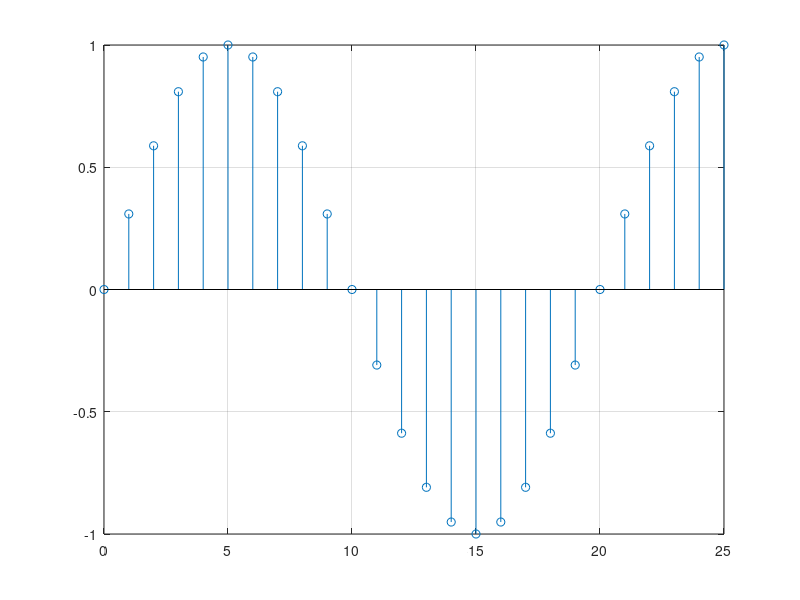

Recreate this plot in MATLAB.
%mi rut es 20.014.306-k 
A=2 ; B=0 ; C=0 ; D=1 ; E=4 ; F=3 ; G=0 ; H=6 ; I=1;
n = [0 : 25];
f = sin(2*pi * 0.05 * n);
stem(n, f); grid
